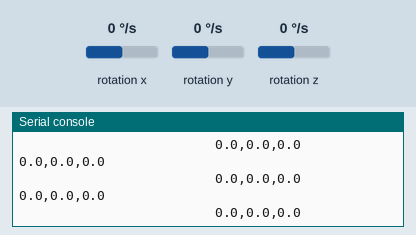
Simulated run of this program. Board: MicroPython board. Shown: the last lines printed to the serial console. The inputs (shaded band) are chosen by the test bench; at power-on: rotation x 0 °/s, rotation y 0 °/s, rotation z 0 °/s. Library files of the repository ran but are not shown: mpu6500.py.

Above: at 2.4 s.
2.5 s: rotation x set to -192 °/s
At 3.0 s:
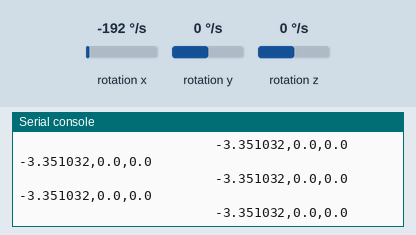
4.0 s: rotation y set to -192 °/s
At 5.0 s:
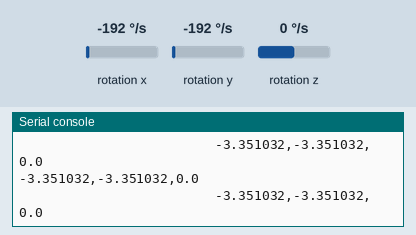
5.5 s: rotation z set to -192 °/s
At 6.1 s:
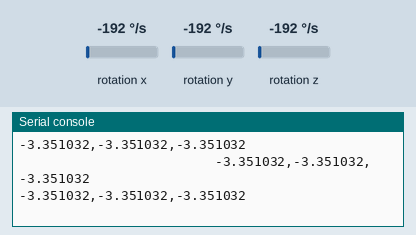

The program:

mpu9250.py
```python
# (licence header left out)
# https://github.com/tuupola/micropython-mpu9250

"""
MicroPython I2C driver for MPU9250 9-axis motion tracking device
"""

# pylint: disable=import-error
import math

from utime import sleep_ms
from micropython import const
from machine import I2C, Pin

from .mpu6500 import MPU6500
from .ak8963 import AK8963
# pylint: enable=import-error

__version__ = "0.4.0"

# Used for enabling and disabling the I2C bypass access
_INT_PIN_CFG = const(0x37)
_I2C_BYPASS_MASK = const(0b00000010)
_I2C_BYPASS_EN = const(0b00000010)
_I2C_BYPASS_DIS = const(0b00000000)

class MPU9250:
    """Class which provides interface to MPU9250 9-axis motion tracking device."""
    def __init__(self, i2c, mpu6500 = None, ak8963 = None):
        if mpu6500 is None:
            self.mpu6500 = MPU6500(i2c)
        else:
            self.mpu6500 = mpu6500

        # Enable I2C bypass to access AK8963 directly.
        char = self.mpu6500._register_char(_INT_PIN_CFG)
        char &= ~_I2C_BYPASS_MASK # clear I2C bits
        char |= _I2C_BYPASS_EN
        self.mpu6500._register_char(_INT_PIN_CFG, char)

        if ak8963 is None:
            self.ak8963 = AK8963(i2c)
        else:
            self.ak8963 = ak8963

    @property
    def acceleration(self):
        """
        Acceleration measured by the sensor. By default will return a
        3-tuple of X, Y, Z axis values in m/s^2 as floats. To get values in g
        pass `accel_fs=SF_G` parameter to the MPU6500 constructor.
        """
        return self.mpu6500.acceleration

    @property
    def gyro(self):
        """
        Gyro measured by the sensor. By default will return a 3-tuple of
        X, Y, Z axis values in rad/s as floats. To get values in deg/s pass
        `gyro_sf=SF_DEG_S` parameter to the MPU6500 constructor.
        """
        return self.mpu6500.gyro

    @property
    def temperature(self):
        """
        Die temperature in celcius as a float.
        """
        return self.mpu6500.temperature

    @property
    def magnetic(self):
        """
        X, Y, Z axis micro-Tesla (uT) as floats.
        """
        return self.ak8963.magnetic

    @property
    def whoami(self):
        return self.mpu6500.whoami

    def __enter__(self):
        return self

    def __exit__(self, exception_type, exception_value, traceback):
        pass

class BiasedMPU9250(MPU9250):
    def __init__(self, i2c, mpu6500 = None, ak8963 = None, calibration_samples: int=None):
        super().__init__(i2c, mpu6500=mpu6500, ak8963=ak8963)
        self.calibration = (0., 0., 0.)
        self.calibration_deviation = (0., 0., 0.)
        if calibration_samples is not None:
            self.calibrate(calibration_samples)

    def calibrate(self, samples: int):
        (x, y, z) = (0., 0., 0.)
        sx = []
        sy = []
        sz = []
        f = float(samples)

        for i in range(samples):
            (dx, dy, dz) = self.mpu6500.gyro
            sx += [dx]
            sy += [dy]
            sz += [dz]
            x += dx / f
            y += dy / f
            z += dz / f
            sleep_ms(10)

        (dx, dy, dz) = (0., 0., 0.)
        for i in range(samples):
            dx += (sx[i] - x)*(sx[i] - x)/f
            dy += (sy[i] - y)*(sy[i] - y)/f
            dz += (sz[i] - z)*(sz[i] - z)/f

        self.calibration = (x, y, z)
        self.calibration_deviation = (math.sqrt(dx), math.sqrt(dy), math.sqrt(dz))


    @property
    def gyro(self):
        (x, y, z) = self.mpu6500.gyro
        (cx, cy, cz) = self.calibration
        (dx, dy, dz) = self.calibration_deviation
        x -= cx
        if abs(cx) < dx:
            x = 0
        y -= cy
        if abs(cy) < dy:
            y = 0
        z -= cz
        if abs(cz) < dz:
            z = 0
        return (x, y, z)

if __name__ == '__main__':
    i2c = I2C(0, scl=Pin(5), sda=Pin(4))
    print(str(i2c.scan()))

    # gyro = MPU9250(i2c)
    gyro = BiasedMPU9250(i2c)
    gyro.calibrate(100)
    print(f'Calibration done! (bias={gyro.calibration})')

    print("MPU9250 id: " + hex(gyro.whoami))

    while True:
        try:
            (dx, dy, dz) = gyro.mpu6500.gyro
            print(f'{dx},{dy},{dz}')
            (x, y, z) = gyro.gyro
            print(f'                         {x},{y},{z}')
            # print(f'{gyro.acceleration=}')
            # print(f'{gyro.gyro=}')
            # print(f'{gyro.magnetic=}')
            # print(f'{gyro.temperature=}')
            # print('')

            sleep_ms(10)
        except KeyboardInterrupt:
            break
```

ak8963.py
```python
# (licence header left out)
# https://github.com/tuupola/micropython-mpu9250
# https://www.akm.com/akm/en/file/datasheet/AK8963C.pdf

"""
MicroPython I2C driver for AK8963 magnetometer
"""

__version__ = "0.4.0"

# pylint: disable=import-error
import ustruct
import utime
from machine import I2C, Pin
from micropython import const
# pylint: enable=import-error

_WIA = const(0x00)
_HXL = const(0x03)
_HXH = const(0x04)
_HYL = const(0x05)
_HYH = const(0x06)
_HZL = const(0x07)
_HZH = const(0x08)
_ST2 = const(0x09)
_CNTL1 = const(0x0a)
_ASAX = const(0x10)
_ASAY = const(0x11)
_ASAZ = const(0x12)

_MODE_POWER_DOWN = 0b00000000
MODE_SINGLE_MEASURE = 0b00000001
MODE_CONTINOUS_MEASURE_1 = 0b00000010 # 8Hz
MODE_CONTINOUS_MEASURE_2 = 0b00000110 # 100Hz
MODE_EXTERNAL_TRIGGER_MEASURE = 0b00000100
_MODE_SELF_TEST = 0b00001000
_MODE_FUSE_ROM_ACCESS = 0b00001111

OUTPUT_14_BIT = 0b00000000
OUTPUT_16_BIT = 0b00010000

_SO_14BIT = 0.6 # μT per digit when 14bit mode
_SO_16BIT = 0.15 # μT per digit when 16bit mode

class AK8963:
    """Class which provides interface to AK8963 magnetometer."""
    def __init__(
        self, i2c, address=0x0c,
        mode=MODE_CONTINOUS_MEASURE_1, output=OUTPUT_16_BIT,
        offset=(0, 0, 0), scale=(1, 1, 1)
    ):
        self.i2c = i2c
        self.address = address
        self._offset = offset
        self._scale = scale

        if 0x48 != self.whoami:
            raise RuntimeError("AK8963 not found in I2C bus.")

        # Sensitivity adjustement values
        self._register_char(_CNTL1, _MODE_FUSE_ROM_ACCESS)
        asax = self._register_char(_ASAX)
        asay = self._register_char(_ASAY)
        asaz = self._register_char(_ASAZ)
        self._register_char(_CNTL1, _MODE_POWER_DOWN)

        # Should wait atleast 100us before next mode
        self._adjustement = (
            (0.5 * (asax - 128)) / 128 + 1,
            (0.5 * (asay - 128)) / 128 + 1,
            (0.5 * (asaz - 128)) / 128 + 1
        )

        # Power on
        self._register_char(_CNTL1, (mode | output))

        if output is OUTPUT_16_BIT:
            self._so = _SO_16BIT
        else:
            self._so = _SO_14BIT

    @property
    def magnetic(self):
        """
        X, Y, Z axis micro-Tesla (uT) as floats.
        """
        xyz = list(self._register_three_shorts(_HXL))
        self._register_char(_ST2) # Enable updating readings again

        # Apply factory axial sensitivy adjustements
        xyz[0] *= self._adjustement[0]
        xyz[1] *= self._adjustement[1]
        xyz[2] *= self._adjustement[2]

        # Apply output scale determined in constructor
        so = self._so
        xyz[0] *= so
        xyz[1] *= so
        xyz[2] *= so

        # Apply hard iron ie. offset bias from calibration
        xyz[0] -= self._offset[0]
        xyz[1] -= self._offset[1]
        xyz[2] -= self._offset[2]

        # Apply soft iron ie. scale bias from calibration
        xyz[0] *= self._scale[0]
        xyz[1] *= self._scale[1]
        xyz[2] *= self._scale[2]

        return tuple(xyz)

    @property
    def adjustement(self):
        return self._adjustement

    @property
    def whoami(self):
        """ Value of the whoami register. """
        return self._register_char(_WIA)

    def calibrate(self, count=256, delay=200):
        self._offset = (0, 0, 0)
        self._scale = (1, 1, 1)

        reading = self.magnetic
        minx = maxx = reading[0]
        miny = maxy = reading[1]
        minz = maxz = reading[2]

        while count:
            utime.sleep_ms(delay)
            reading = self.magnetic
            minx = min(minx, reading[0])
            maxx = max(maxx, reading[0])
            miny = min(miny, reading[1])
            maxy = max(maxy, reading[1])
            minz = min(minz, reading[2])
            maxz = max(maxz, reading[2])
            count -= 1

        # Hard iron correction
        offset_x = (maxx + minx) / 2
        offset_y = (maxy + miny) / 2
        offset_z = (maxz + minz) / 2

        self._offset = (offset_x, offset_y, offset_z)

        # Soft iron correction
        avg_delta_x = (maxx - minx) / 2
        avg_delta_y = (maxy - miny) / 2
        avg_delta_z = (maxz - minz) / 2

        avg_delta = (avg_delta_x + avg_delta_y + avg_delta_z) / 3

        scale_x = avg_delta / avg_delta_x
        scale_y = avg_delta / avg_delta_y
        scale_z = avg_delta / avg_delta_z

        self._scale = (scale_x, scale_y, scale_z)

        return self._offset, self._scale

    def _register_short(self, register, value=None, buf=bytearray(2)):
        if value is None:
            self.i2c.readfrom_mem_into(self.address, register, buf)
            return ustruct.unpack("<h", buf)[0]

        ustruct.pack_into("<h", buf, 0, value)
        return self.i2c.writeto_mem(self.address, register, buf)

    def _register_three_shorts(self, register, buf=bytearray(6)):
        self.i2c.readfrom_mem_into(self.address, register, buf)
        return ustruct.unpack("<hhh", buf)

    def _register_char(self, register, value=None, buf=bytearray(1)):
        if value is None:
            self.i2c.readfrom_mem_into(self.address, register, buf)
            return buf[0]

        ustruct.pack_into("<b", buf, 0, value)
        return self.i2c.writeto_mem(self.address, register, buf)

    def __enter__(self):
        return self

    def __exit__(self, exception_type, exception_value, traceback):
        pass
```

Measured:
- after the input at 2.5 s, the serial console: prints a new line at once (image 1)
- after the input at 4.0 s, the serial console: prints a new line at once (image 2)
- after the input at 5.5 s, the serial console: prints a new line at once (image 3)
